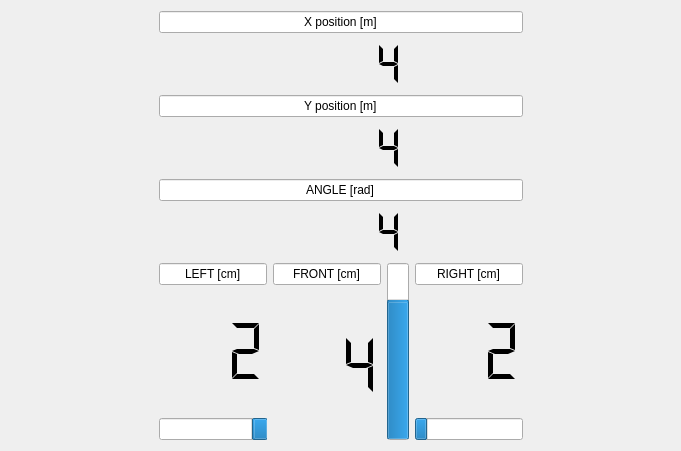
<?xml version="1.0" encoding="UTF-8"?>
<ui version="4.0">
 <class>DistanceSensors</class>
 <widget class="QWidget" name="DistanceSensors">
  <property name="geometry">
   <rect>
    <x>0</x>
    <y>0</y>
    <width>681</width>
    <height>451</height>
   </rect>
  </property>
  <property name="windowTitle">
   <string>Form</string>
  </property>
  <layout class="QVBoxLayout" name="verticalLayout_8">
   <item>
    <layout class="QHBoxLayout" name="horizontalLayout_8">
     <item>
      <spacer name="horizontalSpacer_2">
       <property name="orientation">
        <enum>Qt::Horizontal</enum>
       </property>
       <property name="sizeHint" stdset="0">
        <size>
         <width>40</width>
         <height>20</height>
        </size>
       </property>
      </spacer>
     </item>
     <item>
      <layout class="QGridLayout" name="gridLayout">
       <item row="1" column="0">
        <layout class="QVBoxLayout" name="verticalLayout_7">
         <item>
          <widget class="QLineEdit" name="lineEdit_6">
           <property name="text">
            <string>LEFT [cm]</string>
           </property>
           <property name="alignment">
            <set>Qt::AlignCenter</set>
           </property>
           <property name="readOnly">
            <bool>true</bool>
           </property>
          </widget>
         </item>
         <item>
          <layout class="QHBoxLayout" name="horizontalLayout_7">
           <item>
            <widget class="QLCDNumber" name="tof1_lcd">
             <property name="frameShape">
              <enum>QFrame::NoFrame</enum>
             </property>
             <property name="digitCount">
              <number>3</number>
             </property>
             <property name="segmentStyle">
              <enum>QLCDNumber::Flat</enum>
             </property>
             <property name="value" stdset="0">
              <double>2.000000000000000</double>
             </property>
            </widget>
           </item>
          </layout>
         </item>
         <item>
          <widget class="QProgressBar" name="tof1_bar">
           <property name="minimum">
            <number>2</number>
           </property>
           <property name="maximum">
            <number>200</number>
           </property>
           <property name="value">
            <number>24</number>
           </property>
           <property name="textVisible">
            <bool>false</bool>
           </property>
           <property name="invertedAppearance">
            <bool>true</bool>
           </property>
          </widget>
         </item>
        </layout>
       </item>
       <item row="1" column="2">
        <layout class="QVBoxLayout" name="verticalLayout_3">
         <item>
          <widget class="QLineEdit" name="lineEdit_5">
           <property name="text">
            <string>RIGHT [cm]</string>
           </property>
           <property name="alignment">
            <set>Qt::AlignCenter</set>
           </property>
           <property name="readOnly">
            <bool>true</bool>
           </property>
          </widget>
         </item>
         <item>
          <layout class="QHBoxLayout" name="horizontalLayout_5">
           <item>
            <widget class="QLCDNumber" name="tof2_lcd">
             <property name="frameShape">
              <enum>QFrame::NoFrame</enum>
             </property>
             <property name="digitCount">
              <number>3</number>
             </property>
             <property name="segmentStyle">
              <enum>QLCDNumber::Flat</enum>
             </property>
             <property name="value" stdset="0">
              <double>2.000000000000000</double>
             </property>
            </widget>
           </item>
          </layout>
         </item>
         <item>
          <widget class="QProgressBar" name="tof2_bar">
           <property name="minimum">
            <number>2</number>
           </property>
           <property name="maximum">
            <number>200</number>
           </property>
           <property name="value">
            <number>24</number>
           </property>
           <property name="textVisible">
            <bool>false</bool>
           </property>
           <property name="invertedAppearance">
            <bool>false</bool>
           </property>
          </widget>
         </item>
        </layout>
       </item>
       <item row="1" column="1">
        <layout class="QHBoxLayout" name="horizontalLayout_6">
         <item>
          <layout class="QVBoxLayout" name="verticalLayout">
           <item>
            <widget class="QLineEdit" name="lineEdit_2">
             <property name="text">
              <string>FRONT [cm]</string>
             </property>
             <property name="alignment">
              <set>Qt::AlignCenter</set>
             </property>
             <property name="readOnly">
              <bool>true</bool>
             </property>
            </widget>
           </item>
           <item>
            <widget class="QLCDNumber" name="sharp_lcd">
             <property name="frameShape">
              <enum>QFrame::NoFrame</enum>
             </property>
             <property name="digitCount">
              <number>3</number>
             </property>
             <property name="segmentStyle">
              <enum>QLCDNumber::Flat</enum>
             </property>
             <property name="value" stdset="0">
              <double>4.000000000000000</double>
             </property>
            </widget>
           </item>
          </layout>
         </item>
         <item>
          <layout class="QHBoxLayout" name="horizontalLayout">
           <item>
            <widget class="QProgressBar" name="sharp_bar">
             <property name="minimum">
              <number>4</number>
             </property>
             <property name="maximum">
              <number>30</number>
             </property>
             <property name="value">
              <number>24</number>
             </property>
             <property name="textVisible">
              <bool>false</bool>
             </property>
             <property name="orientation">
              <enum>Qt::Vertical</enum>
             </property>
            </widget>
           </item>
          </layout>
         </item>
        </layout>
       </item>
       <item row="0" column="0" colspan="3">
        <layout class="QVBoxLayout" name="verticalLayout_6">
         <item>
          <layout class="QVBoxLayout" name="verticalLayout_2">
           <item>
            <widget class="QLineEdit" name="lineEdit">
             <property name="tabletTracking">
              <bool>false</bool>
             </property>
             <property name="contextMenuPolicy">
              <enum>Qt::NoContextMenu</enum>
             </property>
             <property name="layoutDirection">
              <enum>Qt::LeftToRight</enum>
             </property>
             <property name="text">
              <string>X position [m]</string>
             </property>
             <property name="frame">
              <bool>true</bool>
             </property>
             <property name="cursorPosition">
              <number>14</number>
             </property>
             <property name="alignment">
              <set>Qt::AlignCenter</set>
             </property>
             <property name="dragEnabled">
              <bool>false</bool>
             </property>
             <property name="readOnly">
              <bool>true</bool>
             </property>
            </widget>
           </item>
           <item>
            <layout class="QHBoxLayout" name="horizontalLayout_3">
             <item>
              <widget class="QLCDNumber" name="x_val">
               <property name="minimumSize">
                <size>
                 <width>0</width>
                 <height>50</height>
                </size>
               </property>
               <property name="frameShape">
                <enum>QFrame::NoFrame</enum>
               </property>
               <property name="smallDecimalPoint">
                <bool>false</bool>
               </property>
               <property name="digitCount">
                <number>5</number>
               </property>
               <property name="segmentStyle">
                <enum>QLCDNumber::Flat</enum>
               </property>
               <property name="value" stdset="0">
                <double>4.000000000000000</double>
               </property>
              </widget>
             </item>
            </layout>
           </item>
          </layout>
         </item>
         <item>
          <layout class="QVBoxLayout" name="verticalLayout_4">
           <item>
            <widget class="QLineEdit" name="lineEdit_3">
             <property name="text">
              <string>Y position [m]</string>
             </property>
             <property name="alignment">
              <set>Qt::AlignCenter</set>
             </property>
             <property name="readOnly">
              <bool>true</bool>
             </property>
            </widget>
           </item>
           <item>
            <layout class="QHBoxLayout" name="horizontalLayout_2">
             <item>
              <widget class="QLCDNumber" name="y_val">
               <property name="minimumSize">
                <size>
                 <width>0</width>
                 <height>50</height>
                </size>
               </property>
               <property name="frameShape">
                <enum>QFrame::NoFrame</enum>
               </property>
               <property name="smallDecimalPoint">
                <bool>false</bool>
               </property>
               <property name="digitCount">
                <number>5</number>
               </property>
               <property name="segmentStyle">
                <enum>QLCDNumber::Flat</enum>
               </property>
               <property name="value" stdset="0">
                <double>4.000000000000000</double>
               </property>
              </widget>
             </item>
            </layout>
           </item>
          </layout>
         </item>
         <item>
          <widget class="QLineEdit" name="lineEdit_4">
           <property name="text">
            <string>ANGLE [rad]</string>
           </property>
           <property name="alignment">
            <set>Qt::AlignCenter</set>
           </property>
           <property name="readOnly">
            <bool>true</bool>
           </property>
          </widget>
         </item>
         <item>
          <layout class="QVBoxLayout" name="verticalLayout_5">
           <item>
            <widget class="QLCDNumber" name="angle_val">
             <property name="sizePolicy">
              <sizepolicy hsizetype="Minimum" vsizetype="Minimum">
               <horstretch>0</horstretch>
               <verstretch>0</verstretch>
              </sizepolicy>
             </property>
             <property name="minimumSize">
              <size>
               <width>0</width>
               <height>50</height>
              </size>
             </property>
             <property name="frameShape">
              <enum>QFrame::NoFrame</enum>
             </property>
             <property name="smallDecimalPoint">
              <bool>false</bool>
             </property>
             <property name="digitCount">
              <number>5</number>
             </property>
             <property name="segmentStyle">
              <enum>QLCDNumber::Flat</enum>
             </property>
             <property name="value" stdset="0">
              <double>4.000000000000000</double>
             </property>
            </widget>
           </item>
           <item>
            <layout class="QHBoxLayout" name="horizontalLayout_4"/>
           </item>
          </layout>
         </item>
        </layout>
       </item>
      </layout>
     </item>
     <item>
      <spacer name="horizontalSpacer_3">
       <property name="orientation">
        <enum>Qt::Horizontal</enum>
       </property>
       <property name="sizeHint" stdset="0">
        <size>
         <width>40</width>
         <height>20</height>
        </size>
       </property>
      </spacer>
     </item>
    </layout>
   </item>
  </layout>
 </widget>
 <resources/>
 <connections/>
</ui>
